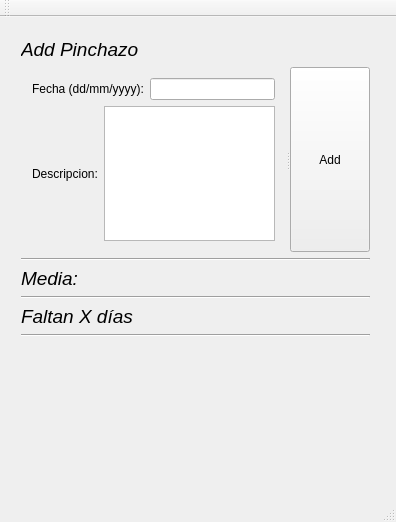
<?xml version="1.0" encoding="UTF-8"?>
<ui version="4.0">
 <class>MainWindow</class>
 <widget class="QMainWindow" name="MainWindow">
  <property name="geometry">
   <rect>
    <x>0</x>
    <y>0</y>
    <width>396</width>
    <height>522</height>
   </rect>
  </property>
  <property name="windowTitle">
   <string>MainWindow</string>
  </property>
  <widget class="QWidget" name="centralWidget">
   <widget class="QWidget" name="layoutWidget">
    <property name="geometry">
     <rect>
      <x>10</x>
      <y>10</y>
      <width>371</width>
      <height>321</height>
     </rect>
    </property>
    <layout class="QVBoxLayout" name="verticalLayout_2">
     <item>
      <layout class="QVBoxLayout" name="lyInput">
       <item>
        <widget class="QLabel" name="lblAddPinchazo">
         <property name="font">
          <font>
           <pointsize>14</pointsize>
           <italic>true</italic>
          </font>
         </property>
         <property name="text">
          <string>Add Pinchazo </string>
         </property>
        </widget>
       </item>
       <item>
        <widget class="QSplitter" name="splitter">
         <property name="orientation">
          <enum>Qt::Horizontal</enum>
         </property>
         <widget class="QWidget" name="layoutWidget">
          <layout class="QVBoxLayout" name="verticalLayout">
           <item>
            <layout class="QHBoxLayout" name="horizontalLayout_4">
             <item>
              <widget class="QLabel" name="lblDate">
               <property name="text">
                <string>Fecha (dd/mm/yyyy):</string>
               </property>
              </widget>
             </item>
             <item>
              <widget class="QLineEdit" name="txtDate"/>
             </item>
            </layout>
           </item>
           <item>
            <layout class="QHBoxLayout" name="horizontalLayout_5">
             <item>
              <widget class="QLabel" name="lblDescrpiption">
               <property name="text">
                <string>Descripcion:</string>
               </property>
              </widget>
             </item>
             <item>
              <widget class="QTextEdit" name="textDescription"/>
             </item>
            </layout>
           </item>
          </layout>
         </widget>
         <widget class="QPushButton" name="btnAdd">
          <property name="text">
           <string>Add</string>
          </property>
         </widget>
        </widget>
       </item>
      </layout>
     </item>
     <item>
      <layout class="QVBoxLayout" name="lyOutput">
       <item>
        <widget class="Line" name="line">
         <property name="orientation">
          <enum>Qt::Horizontal</enum>
         </property>
        </widget>
       </item>
       <item>
        <widget class="QLabel" name="lblAverage">
         <property name="font">
          <font>
           <pointsize>14</pointsize>
           <italic>true</italic>
          </font>
         </property>
         <property name="text">
          <string>Media:</string>
         </property>
        </widget>
       </item>
       <item>
        <layout class="QVBoxLayout" name="verticalLayout_3">
         <item>
          <widget class="Line" name="line_2">
           <property name="orientation">
            <enum>Qt::Horizontal</enum>
           </property>
          </widget>
         </item>
         <item>
          <spacer name="verticalSpacer">
           <property name="orientation">
            <enum>Qt::Vertical</enum>
           </property>
           <property name="sizeHint" stdset="0">
            <size>
             <width>20</width>
             <height>40</height>
            </size>
           </property>
          </spacer>
         </item>
         <item>
          <widget class="QLabel" name="lblRemaining">
           <property name="font">
            <font>
             <pointsize>14</pointsize>
             <italic>true</italic>
            </font>
           </property>
           <property name="text">
            <string>Faltan X días</string>
           </property>
          </widget>
         </item>
        </layout>
       </item>
      </layout>
     </item>
     <item>
      <widget class="Line" name="line_3">
       <property name="orientation">
        <enum>Qt::Horizontal</enum>
       </property>
      </widget>
     </item>
    </layout>
   </widget>
  </widget>
  <widget class="QToolBar" name="mainToolBar">
   <attribute name="toolBarArea">
    <enum>TopToolBarArea</enum>
   </attribute>
   <attribute name="toolBarBreak">
    <bool>false</bool>
   </attribute>
  </widget>
  <widget class="QStatusBar" name="statusBar"/>
 </widget>
 <layoutdefault spacing="6" margin="11"/>
 <resources/>
 <connections/>
</ui>
